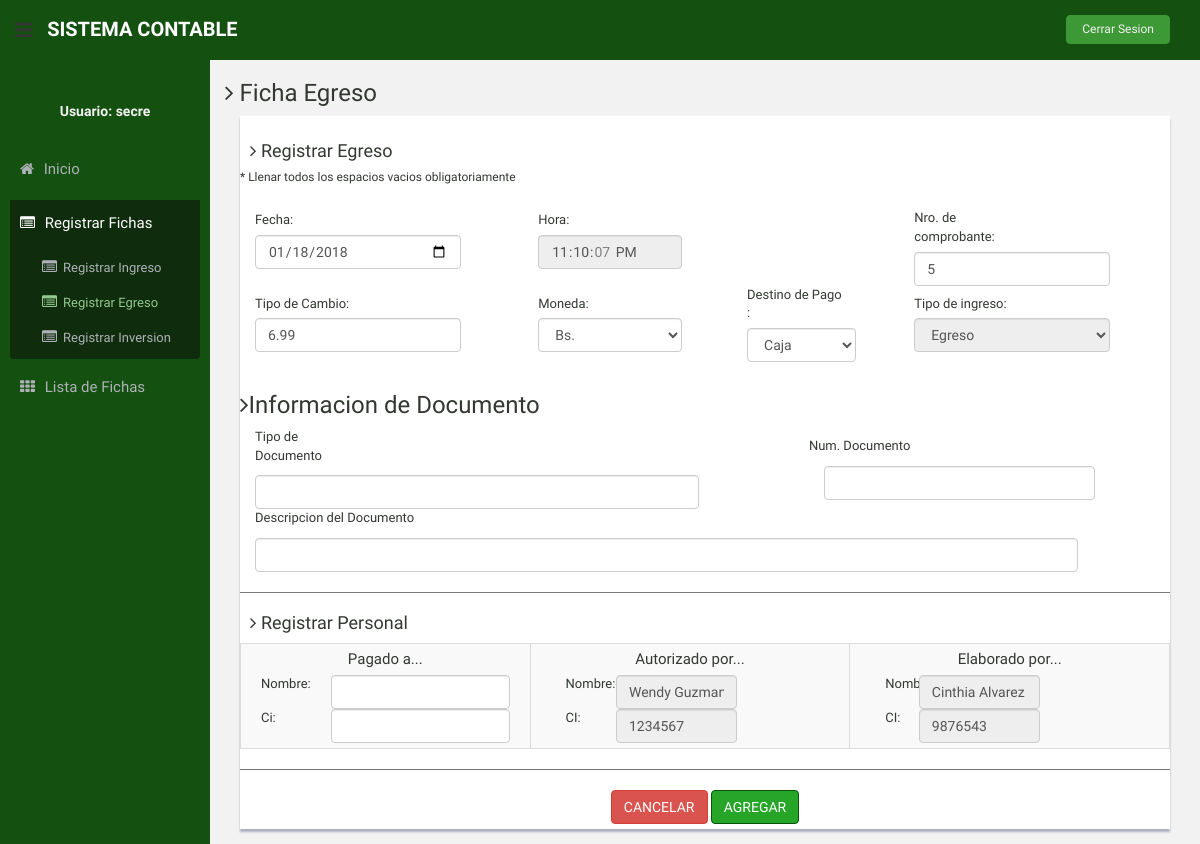
The app's page /registrar_egreso.php (signed in) with its own data.
### tables this page shows
CREATE TABLE `tipo_cambio` (
  `id_tipo_cambio` int(11) NOT NULL,
  `monto` double DEFAULT NULL,
  `fecha` date DEFAULT NULL
);

CREATE TABLE `usuario` (
  `id_usuario` int(11) NOT NULL,
  `nombre_usuario` varchar(45) DEFAULT NULL,
  `ap_paterno_usuario` varchar(45) DEFAULT NULL,
  `ap_materno_usuario` varchar(45) DEFAULT NULL,
  `ci_usuario` int(11) DEFAULT NULL
);

### registrar_egreso.php (the view, shortened to what this page needs)
<?php
require('conexion.php');
?>
<!DOCTYPE html>
<html lang="en">
  <head>
    <link href="assets/css/bootstrap.css" rel="stylesheet">
    <link href="assets/font-awesome/css/font-awesome.css" rel="stylesheet" />
    <link rel="stylesheet" type="text/css" href="assets/css/zabuto_calendar.css">
    <link rel="stylesheet" type="text/css" href="assets/js/gritter/css/jquery.gritter.css" />
    <link rel="stylesheet" type="text/css" href="assets/lineicons/style.css">
    <link href="assets/css/style.css" rel="stylesheet">
    <link href="assets/css/style-responsive.css" rel="stylesheet">
  </head>
  <body>
  <section id="container" >
      <header class="header black-bg">
              <div class="sidebar-toggle-box">
                  <div class="fa fa-bars tooltips" data-placement="right" data-original-title="Toggle Navigation"></div>
              </div>
            <a href="index.php" class="logo"><b>SISTEMA CONTABLE</b></a>
            <div class="top-menu">
              <ul class="nav pull-right top-menu">
                    <li><a class="logout" href="index.php">Cerrar Sesion</a></li>
              </ul>
            </div>
        </header>
      <aside>
          <div id="sidebar"  class="nav-collapse ">
    <ul class="sidebar-menu" id="nav-accordion"><br>
        <h5 class="centered">Usuario: <?php echo $_SESSION["usuario"]; ?></h5>
        <li class="mt">
            <a  href="principal_secretaria.php">
                <i class="fa fa-home">    </i>
                <span>Inicio  </span>
            </a>
        </li>
        <li class="sub-menu">
            <a  class="active" href="javascript:;" >
                  <i class="fa fa-list-alt"></i>
                  <span>Registrar Fichas</span>
              </a>
              <ul class="sub">
                  <li><a  href="registrar_ingreso.php"><i class="fa fa-list-alt"></i>Registrar Ingreso</a></li>
                  <li  class="active"><a  href="registrar_egreso.php"><i class="fa fa-list-alt"></i>Registrar Egreso</a></li>
                  <li ><a  href="registrar_inversion.php"><i class="fa fa-list-alt"></i>Registrar Inversion</a></li>
              </ul>
          </li>
          <li class="sub-menu">
              <a href="lista_ficha.php" >
                  <i class="fa fa-th"></i>
                  <span>Lista de Fichas</span>
              </a>
          </li>
    </ul>
</div>
      </aside>
</section>
<section id="main-content">
    <section class="wrapper">
      <h3><i class="fa fa-angle-right"></i> Ficha Egreso</h3>
          <div class="col-md-12">
              <div class="content-panel">
                    <h4><i class="fa fa-angle-right"></i> Registrar Egreso</h4>
                      <h6>  * Llenar todos los espacios vacios obligatoriamente</h6>
                    <table class="">
                      <form action="" method="post">
                      <tr>
                        <td>
                          <div class="form-group">
                            <label class="col-sm-4 col-sm-4 control-label">Fecha:&emsp; </label>
                            <div class="col-sm-10">
                              <?php
                              $hoy = date('Y-m-d');?>
                                <input required type="date" name ="fecha" class="form-control" value=<?php echo $hoy;?>>
                            </div>
                          </div>
                        </td>
                        <td>
                          <div class="form-group">
                            <label class="col-sm-4 col-sm-4 control-label">Hora:&emsp; </label>
                            <div class="col-sm-10">
                              <?php
                              $time = time();?>
                                <input required type="time" disabled="true" name ="hora" class="form-control" value=<?php echo date("H:i:s", $time);?>>
                            </div>
                          </div>
                        </td>
                        <td></td>
                        <td>
                          <div class="form-group">
                            <div class="form-group">
                              <label class="col-sm-4 col-sm-4 control-label">Nro. de comprobante:&emsp; </label>
                              <div class="col-sm-10">
                                  <?php
                                  $ficha=mysqli_query($con,"SELECT MAX(id_ficha) AS id FROM ficha");
                                  if ($row_f = mysqli_fetch_row($ficha))
                                  {
                                    $id = ($row_f[0]);
                                  }
                                  $id=$id+1;
                                  ?>
                                  <input required type="number" name ="numero_partida_ficha" class="form-control" value=<?php echo "$id";?>>
                              </div>
                            </div>
                        </td>
                      </tr>
                      <tr>
                        <td>
                          <div class="form-group">
                            <label class="col-sm-10">Tipo de Cambio:&emsp; </label>
                            <div class="col-sm-10">
                                <p>
                                      <?php
                                           $cod=mysqli_query($con,"SELECT   monto FROM tipo_cambio ORDER BY id_tipo_cambio DESC LIMIT 1 " );
                                          if ($row = mysqli_fetch_row($cod))
                                            {
                                              $iden = trim($row[0]);
                                            }
                                          echo '<input type="number"  step="any" class="form-control" name="cambio" value="'.$iden.'"> </input> ';
                                      ?>
                                </p>
                              </div>
                            </div>
                        </td>
                        <td>
                          <div class="form-group">
                              <label class="col-sm-10">Moneda:   &emsp; </label>
                              <div class="col-sm-10">
                                <p>
                                  <select class="form-control" name="moneda">
                                        <option value="1">Bs.</option>
                                  </select>
                                </p>
                              </div>
                          </div>
                        </td>
                        <td>
                          <div class="form-group">
                              <label class="col-sm-10" >Destino de Pago :&emsp; </label>
                              <div class="col-sm-10">
                                <p>
                                  <select  required class="form-control" name="pago">
                                      <?php
                                           $cod=mysqli_query($con,"SELECT * FROM tipo_pago WHERE descripcion_tipo_pago='Egreso' or descripcion_tipo_pago='Retiro' ");
                                        while ($valores = mysqli_fetch_array($cod)) {
                                          echo '<option value="'.$valores[id_tipo_pago].'">'.$valores[tipo].'</option>';
                                       }
                                      ?>
                                  </select>
                                </p>
                              </div>
                          </div>
                        </td>
                        <td>
                          <div class="form-group">
                            <label class="col-sm-10">Tipo de ingreso:&emsp; </label>
                            <div class="col-sm-10">
                                <p>
                                   <select  readonly="readonly" class="form-control" name="trans" >
                                      <?php
                                           $cod=mysqli_query($con,"SELECT * FROM tipo_transaccion WHERE id_tipo_transaccion='2'");
                                        while ($valores = mysqli_fetch_array($cod)) {
                                          echo '<option value="'.$valores[id_tipo_transaccion].'">'.$valores[nombre_transaccion].'</option>';
                                       }
                                      ?>
                                  </select>
                                </p>
                              </div>
                          </div>
                        </td>
                      </tr>
                      <tr><td colspan="2">
                        <h3><i class="fa fa-angle-right"></i>Informacion de Documento </h3>
                      </td></tr>
                    </table>
                    <table width="100%">
                    <tr>
                      <td> <div class="form-group">
                      <p class="col-sm-3 col-sm-3 control-label" >Tipo de Documento</p>
                       <div class="col-sm-10"> <input required type="text" name="ri_tipo" placeholder=" "  class="form-control placeholder-no-fix">
                        </div></div> </td><td>
                         <div class="form-group"> <p lass="col-sm-4 col-sm-4 control-label" >Num. Documento</p>
                        <div class="col-sm-10"> <input required type="number" name="ri_doc" placeholder=" "  class="form-control placeholder-no-fix">
                      </div>   </div></td>
                 </tr>
                    <tr>  <td colspan="2"> <div class="form-group">
                        <p class="col-sm-3 col-sm-3 control-label" >Descripcion del Documento</p>
                         <div class="col-sm-11"> <input required type="text" name="ri_doc_des" placeholder=" "  class="form-control placeholder-no-fix">
                    </div></div></td></tr>
                  </table>
                    <table class="table table-bordered table-striped table-condensed">
                      <hr>
                      <h4><i class="fa fa-angle-right"></i> Registrar Personal </h4>
                      <tr>
                              <td>
                                <div class="form-group">
                                  <center>
                                  <label style="font-size: 15px;">Pagado a...</label></center>
                                  <label class="col-sm-3 col-sm-3 control-label">Nombre:&emsp; </label>
                                  <div class="col-sm-9">
                                      <input type="text" name="pag_nom"  class="form-control">
                                  </div>
                                  <label class="col-sm-3 col-sm-3 control-label">Ci:&emsp; </label>
                                  <div class="col-sm-9">
                                      <input required type="number" name="pag_ci" class="form-control">
                                  </div>
                                </div>
                              </td>
                              <td>
                                <div class="form-group">
                                  <center>
                                  <label style="font-size: 15px;">Autorizado por...</label></center>
                                  <div class="col-sm-9">
                                    <?php
                                    $datos=mysqli_query($con,"SELECT a.* FROM usuario a where id_usuario = '1' LIMIT 1");
                                    $row=mysqli_fetch_assoc($datos);
                                       ?>
                                          <p class="col-sm-3 col-sm-3 control-label">Nombre:&emsp; </p>
                                           <div class="col-sm-9">
                                           <input type="text" class="form-control" disabled="true" name="aut_nom" value="<?php echo $row['nombre_usuario']." ".$row['ap_paterno_usuario']; ?>"> </input> </div>
                                            <p class="col-sm-3 col-sm-3 control-label">CI:&emsp; </p>
                                           <div class="col-sm-9">
                                           <input type=""  class="form-control" disabled="true" name="aut_ci"  value="<?php echo $row['ci_usuario']; ?>"> </input> </div>
                                  </div>
                                </div>
                              </td>
                               <td>
                                <div class="form-group">
                                  <center>
                                  <label style="font-size: 15px;">Elaborado por...</label></center>
                                  <div class="col-sm-9">
                                    <?php
                                    $user= $_SESSION["usuario"];
                                    $datos=mysqli_query($con,"SELECT a.* FROM usuario a, empleado_usuario b where b.user = '$user' and b.id_usuario = a.id_usuario LIMIT 1");
                                    $row=mysqli_fetch_assoc($datos);
                                       ?>
                                          <p class="col-sm-2 col-sm-2 control-label">Nombre:&emsp; </p>
                                           <div class="col-sm-9">
                                           <input type="text" class="form-control" disabled="true" name="p_nom" value="<?php echo $row['nombre_usuario']." ".$row['ap_paterno_usuario']; ?>"> </input> </div>
                                            <p class="col-sm-2 col-sm-2 control-label">CI:&emsp; </p>
                                           <div class="col-sm-9">
                                           <input type=""  class="form-control" disabled="true" name="p_ci"  value="<?php echo $row['ci_usuario']; ?>"> </input> </div>
                                  </div>
                                </div>
                              </td>
                            </tr>
                    </table>
                    <tr>
                    <td colspan="4">
                    <hr>
                    <center>
                     <input type="submit"  class="btn btn-danger"  onClick="document.location.reload();"  name="cancelar" value="CANCELAR">
                     <input type="submit"  class="btn btn-theme" name="registrar_datos"  value="AGREGAR  ">
                     </center>
                   </td>
                  </tr>
              </div>
          </div>
    </section>
</section>
  </body>
</html>

### records on screen
tipo_cambio: cambio "6.99"
usuario: aut_nom "Wendy Guzman", aut_ci "1234567"
usuario: p_nom "Cinthia Alvarez", p_ci "9876543"

### other values on screen
$_SESSION["usuario"] "secre"
form field pago "Caja"
form field trans "Egreso"
